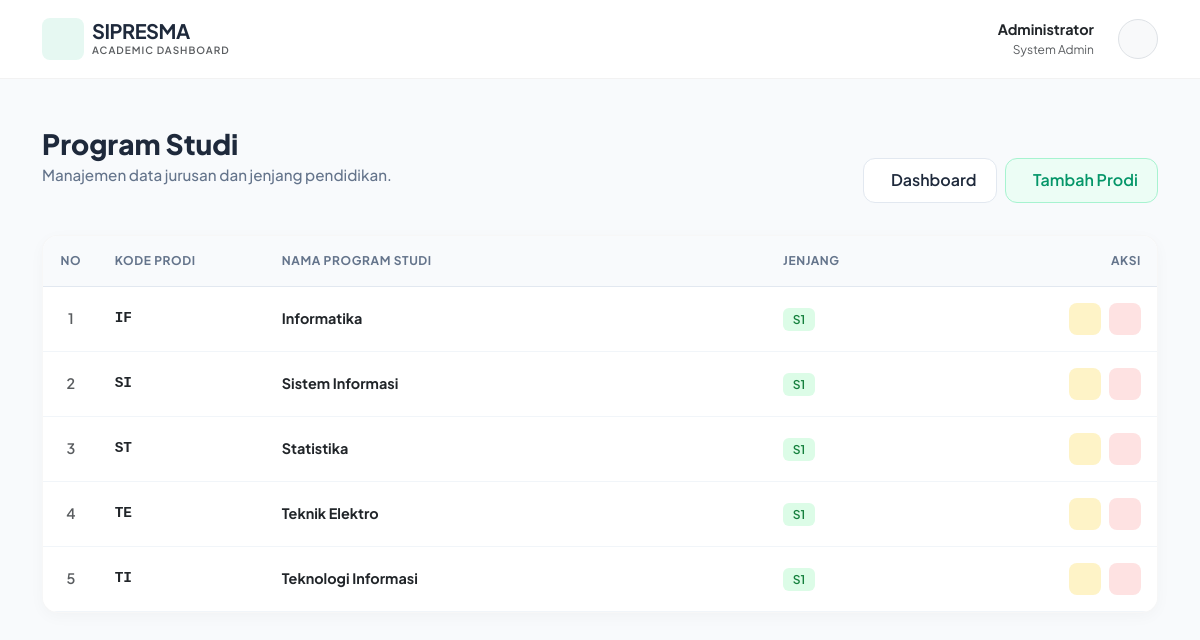
Screenshot of /prodi/index.php (signed in) with the database file from the repository.
### tables this page shows
CREATE TABLE `prodi` (
  `id_prodi` int(11) NOT NULL,
  `kode_prodi` varchar(10) NOT NULL,
  `nama_prodi` varchar(100) NOT NULL,
  `jenjang` varchar(5) NOT NULL
);

### prodi/index.php (the view, shortened to what this page needs)
<?php
include '../config/koneksi.php';
?>
<!DOCTYPE html>
<html lang="id">
<head>
    <link href="https://cdn.jsdelivr.net/npm/bootstrap@5.3.0/dist/css/bootstrap.min.css" rel="stylesheet">
</head>
<body>
    <nav class="navbar navbar-expand-lg navbar-clean mb-5">
        <div class="container">
            <a class="navbar-brand d-flex align-items-center gap-2" href="#">
                <div class="logo-box"><iconify-icon icon="solar:infinity-bold" style="font-size: 1.5rem;"></iconify-icon></div>
                <div><h5 class="fw-bold mb-0 brand-text">SIPRESMA</h5><p class="mb-0 text-muted" style="font-size: 10px; font-weight: 600; letter-spacing: 1px;">ACADEMIC DASHBOARD</p></div>
            </a>
            <div class="d-flex align-items-center gap-4">
                <div class="d-none d-md-block text-end"><p class="mb-0 fw-bold text-dark" style="font-size: 0.9rem;">Administrator</p><p class="mb-0 text-muted" style="font-size: 0.75rem;">System Admin</p></div>
                <div class="bg-light rounded-circle border p-1 d-flex align-items-center justify-content-center" style="width: 40px; height: 40px;">
                </div>
            </div>
        </div>
    </nav>
    <div class="container">
        <div class="page-header">
            <div>
                <h2 class="page-title">Program Studi</h2>
                <p class="page-subtitle">Manajemen data jurusan dan jenjang pendidikan.</p>
            </div>
            <div class="d-flex gap-2">
                <a href="../dashboard/index.php" class="btn-clean"><iconify-icon icon="solar:arrow-left-linear"></iconify-icon> Dashboard</a>
                <a href="create.php" class="btn-primary-soft"><iconify-icon icon="solar:add-circle-bold"></iconify-icon> Tambah Prodi</a>
            </div>
        </div>
        <div class="card-modern">
            <div class="table-responsive">
                <table class="table table-custom mb-0">
                    <thead>
                        <tr>
                            <th width="5%" class="text-center">No</th>
                            <th width="15%">Kode Prodi</th>
                            <th width="45%">Nama Program Studi</th>
                            <th width="15%">Jenjang</th>
                            <th width="20%" class="text-end">Aksi</th>
                        </tr>
                    </thead>
                    <tbody>
                        <?php
                        $query = mysqli_query($koneksi, "SELECT * FROM prodi ORDER BY jenjang ASC, nama_prodi ASC");
                        $no = 1;
                        while ($data = mysqli_fetch_array($query)) {
                            $jenjang = $data['jenjang'];
                            $badge = ($jenjang == 'S1') ? 'badge-s1' : (($jenjang == 'D3') ? 'badge-d3' : 'badge-s2');
                        ?>
                            <tr>
                                <td class="text-center fw-semibold text-muted"><?php echo $no++; ?></td>
                                <td class="font-monospace fw-bold text-dark"><?php echo $data['kode_prodi']; ?></td>
                                <td class="fw-bold text-dark"><?php echo $data['nama_prodi']; ?></td>
                                <td><span class="badge-pill <?php echo $badge; ?>"><?php echo $jenjang; ?></span></td>
                                <td class="text-end">
                                    <div class="d-flex justify-content-end gap-2">
                                        <a href="update.php?id=<?php echo $data['id_prodi']; ?>" class="btn-icon-soft btn-edit"><iconify-icon icon="solar:pen-bold"></iconify-icon></a>
                                        <a href="delete.php?id=<?php echo $data['id_prodi']; ?>" class="btn-icon-soft btn-delete" onclick="return confirm('Hapus prodi ini?')"></a>
                                    </div>
                                </td>
                            </tr>
                        <?php } ?>
                    </tbody>
                </table>
            </div>
        </div>
    </div>
</body>
</html>

### prodi/index.php (style rules this page uses)
:root { --primary: #10b981; --bg-body: #f8fafc; --text-main: #1e293b; --text-muted: #64748b; --card-shadow: 0 4px 15px rgba(0,0,0,0.03); }
body { font-family: 'Plus Jakarta Sans', sans-serif; background-color: var(--bg-body); color: var(--text-main); padding-bottom: 3rem; }
.navbar-clean { background: white; border-bottom: 1px solid rgba(0,0,0,0.05); padding: 0.8rem 0; position: sticky; top: 0; z-index: 100; }
.logo-box { background: rgba(16, 185, 129, 0.1); color: #10b981; width: 42px; height: 42px; border-radius: 8px; display: flex; align-items: center; justify-content: center; }
.brand-text { color: var(--text-main); letter-spacing: -0.5px; }
.page-header { margin-top: 2rem; margin-bottom: 2rem; display: flex; justify-content: space-between; align-items: end; }
.page-title { font-size: 1.75rem; font-weight: 800; color: var(--text-main); margin-bottom: 0.25rem; }
.page-subtitle { color: var(--text-muted); font-size: 0.95rem; font-weight: 500; }
.card-modern { background: white; border-radius: 16px; border: 1px solid rgba(0,0,0,0.03); box-shadow: var(--card-shadow); overflow: hidden; }
.table-custom thead th { background-color: #f8fafc; color: var(--text-muted); font-weight: 700; font-size: 0.75rem; text-transform: uppercase; letter-spacing: 0.05em; padding: 1rem; border-bottom: 1px solid #e2e8f0; }
.table-custom tbody td { padding: 1rem; vertical-align: middle; border-bottom: 1px solid #f1f5f9; font-size: 0.9rem; color: var(--text-main); }
.badge-pill { padding: 0.35em 0.8em; border-radius: 6px; font-weight: 600; font-size: 0.75rem; }
.badge-s1 { background: #dcfce7; color: #15803d; }
.btn-clean { background: white; border: 1px solid #e2e8f0; color: var(--text-main); font-weight: 600; padding: 0.6rem 1.2rem; border-radius: 12px; display: inline-flex; align-items: center; gap: 8px; text-decoration: none; transition: all 0.2s; }
.btn-primary-soft { background: #ecfdf5; color: #059669; border: 1px solid #a7f3d0; font-weight: 600; padding: 0.6rem 1.2rem; border-radius: 12px; display: inline-flex; align-items: center; gap: 8px; text-decoration: none; transition: all 0.2s; }
.btn-icon-soft { width: 32px; height: 32px; border-radius: 8px; display: flex; align-items: center; justify-content: center; transition: all 0.2s; border: none; text-decoration: none; }
.btn-edit { background: #fef3c7; color: #b45309; }
.btn-delete { background: #fee2e2; color: #b91c1c; }

### rows the page displays
prodi: kode_prodi "IF", nama_prodi "Informatika", jenjang "S1"
prodi: kode_prodi "SI", nama_prodi "Sistem Informasi", jenjang "S1"
prodi: kode_prodi "ST", nama_prodi "Statistika", jenjang "S1"
prodi: kode_prodi "TE", nama_prodi "Teknik Elektro", jenjang "S1"
prodi: kode_prodi "TI", nama_prodi "Teknologi Informasi", jenjang "S1"
